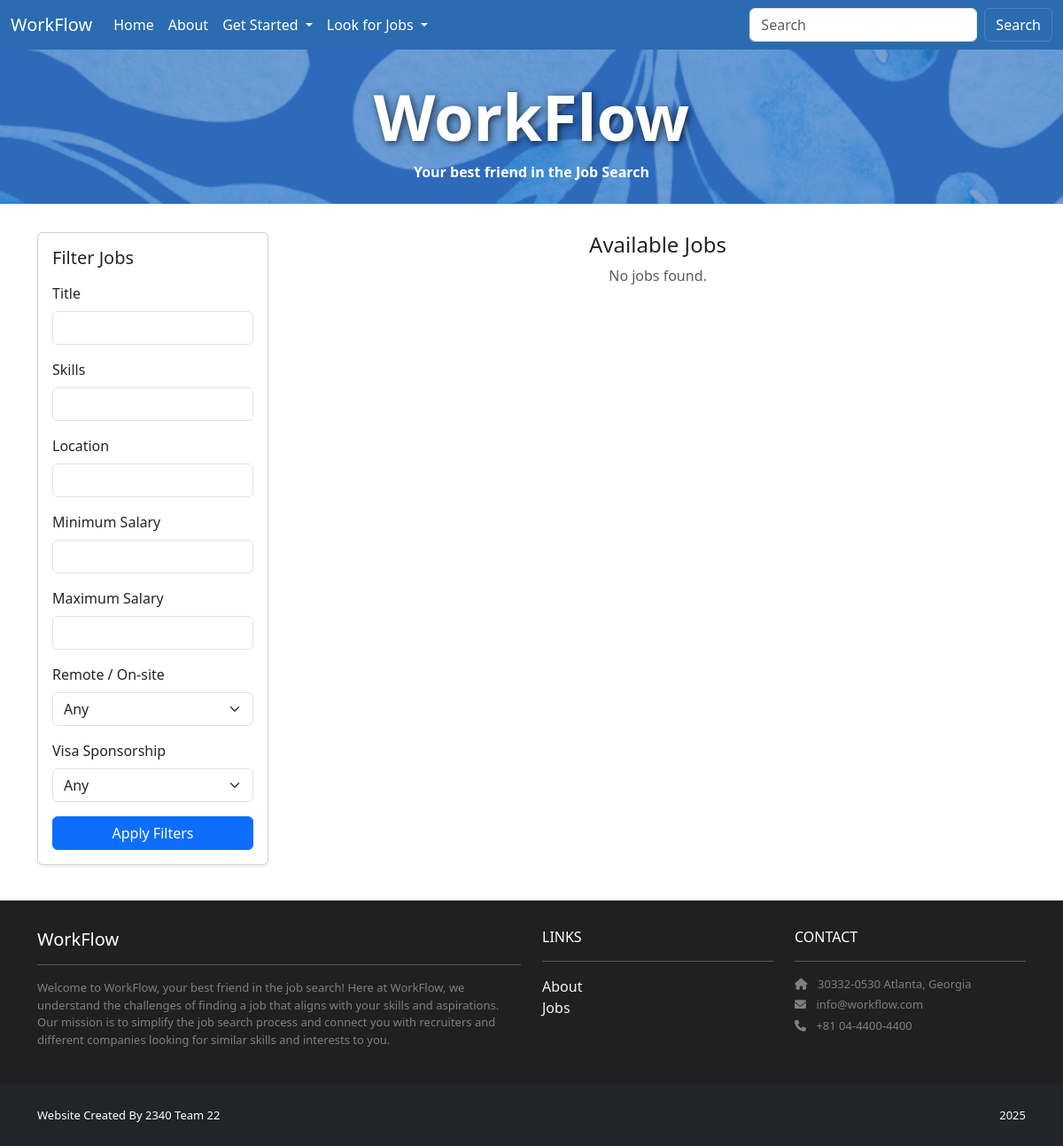
The app's page /jobs/, older data.
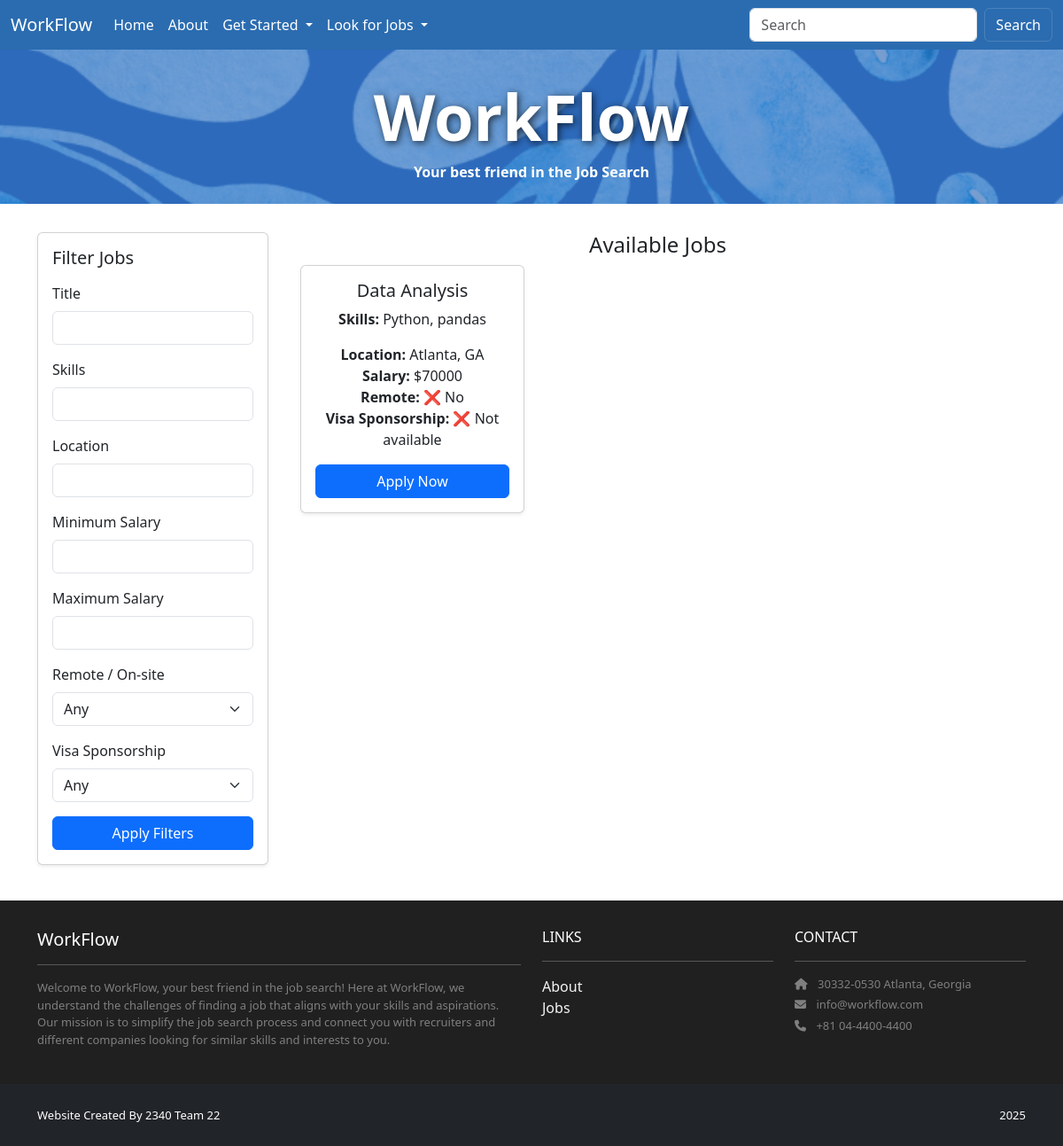
The same page, newer data.
### jobs/models.py (models this page shows, shortened)
class Job(models.Model):
    title = models.CharField(max_length=200)
    skills = models.TextField()
    location = models.CharField(max_length=300)
    salary = models.IntegerField()
    is_remote = models.BooleanField(default=False)
    visa_sponsorship = models.BooleanField(default=False)
    recruiter = models.ForeignKey(
        settings.AUTH_USER_MODEL,
        on_delete=models.CASCADE,
        related_name='jobs'
    )

### jobs/views.py (the view)
# urls.py: path('', views.available_jobs, name='jobs.index'),
def available_jobs(request):
    template_data = {}
    template_data['title'] = 'Available Jobs'
    template_data['jobs'] = Job.objects.all()
    return render(request, 'jobs/index.html', {'template_data': template_data})

### jobs/templates/jobs/index.html
{% extends 'base.html' %}
{% block content %}
<header class="masthead bg-index text-center py-4">
  <div class="container d-flex align-items-center flex-column pt-2">
    <h2>WorkFlow</h2>
    <p>Your best friend in the Job Search</p>
  </div>
</header>
<div class="p-3">
  <div class="container">
    <div class="row mt-3">
      {% include 'jobs/filter.html' %}
      <div class="col mx-auto text-center mb-3">
        <h4>Available Jobs</h4>
        {% load humanize %}
        <div class="container">
          <div class="row g-4">
            {% for job in template_data.jobs %}
              {% include 'home/job.html' with job=job %}
            {% empty %}
              <p class="text-muted">No jobs found.</p>
            {% endfor %}
          </div>
        </div>
      </div>
    </div>
  </div>
</div>
{% endblock content %}

### jobproject/templates/base.html (shortened to what this page needs)
<!DOCTYPE html>
<html>
  {% load static %}
  <head>
    <link rel="stylesheet" href="{% static 'style.css' %}">
    <link href="https://cdn.jsdelivr.net/npm/bootstrap@5.3.3/dist/css/bootstrap.min.css" rel="stylesheet">
    <link rel="stylesheet" href="https://cdnjs.cloudflare.com/ajax/libs/font-awesome/6.1.1/css/all.min.css">
  </head>
  <body>
    <nav class="navbar navbar-expand-lg bg-body-tertiary custom-lightblue">
      <div class="container-fluid">
        <a class="navbar-brand" href="{% url 'home.index' %}">WorkFlow</a>
        <div class="collapse navbar-collapse" id="navbarSupportedContent">
          <ul class="navbar-nav me-auto mb-2 mb-lg-0">
            <li class="nav-item">
              <a class="nav-link {% if request.path == '/' %}active{% endif %}" {% if request.path == '/' %}aria-current="page"{% endif %} href="{% url 'home.index' %}">Home</a>
            </li>
            <li class="nav-item">
              <a class="nav-link" href="#">About</a>
            </li>
            <li class="nav-item dropdown">
              <a class="nav-link dropdown-toggle" href="#" role="button" data-bs-toggle="dropdown" aria-expanded="false">
                Get Started
                </a>
              </li>
            <li class="nav-item dropdown">
              <a class="nav-link dropdown-toggle" href="#" role="button" data-bs-toggle="dropdown" aria-expanded="false">
                Look for Jobs
              </a>
            </li>
             </ul>
            <form class="d-flex" role="search" action="{% url 'jobs.filters' %}" method="get">
              <input class="form-control me-2" type="search" name="search" placeholder="Search" aria-label="Search">
              <button class="btn btn-outline-success" type="submit">Search</button>
            </form>
          </div>
        </div>
      </nav>
    <main class="site-content">
      <div>
        {% block content %}
        {% endblock content %}
      </div>
    </main>
      <section class="p-3 ms-footer">
        <div class="container">
          <div class="row mt-3 text-white align-items-start">
            <div class="col-12 col-md-6 col-lg-6 mb-4">
              <h5 class="mb-2">WorkFlow</h5>
              <hr />
              <p class="mb-0">
                Welcome to WorkFlow, your best friend in the job search!
                Here at WorkFlow, we understand the challenges of finding a
                job that aligns with your skills and aspirations. Our mission is to
                simplify the job search process and connect you with recruiters and
                different companies looking for similar skills and interests to you.
              </p>
            </div>
            <div class="col-6 col-md-3 col-lg-3 mb-4">
              <h6 class="mb-2">LINKS</h6>
              <hr />
              <ul class="list-unstyled mb-0">
                <li><a class="nav-link p-0 text-white" href="#">About</a></li>
                <li><a class="nav-link p-0 text-white" href="#">Jobs</a></li>
              </ul>
            </div>
            <div class="col-6 col-md-3 col-lg-3 mb-4">
              <h6 class="mb-2">CONTACT</h6>
              <hr />
              <p class="mb-1"><i class="fas fa-home me-2"></i>
                30332-0530 Atlanta, Georgia
              </p>
              <p class="mb-1"><i class="fas fa-envelope me-2"></i>
                info@workflow.com
              </p>
              <p class="mb-0"><i class="fas fa-phone me-2"></i>
                +81 04-4400-4400
              </p>
            </div>
          </div>
        </div>
      </section>
    <section class="p-3 ms-footer-bottom bg-dark">
      <div class="container">
        <div class="row align-items-center">
          <div class="col-12 col-md-6 text-white text-start mb-2 mb-md-0">
            <span>Website Created By
              <a class="text-white" target="_blank">2340 Team 22</a>
            </span>
          </div>
          <div class="col-12 col-md-6 text-white text-md-end text-start">
            <span>2025</span>
          </div>
        </div>
      </div>
    </section>
  </body>
</html>

### jobs/templates/jobs/filter.html (shortened to what this page needs)
<div class="col-md-3">
    <div class="card shadow-sm mb-4">
    <div class="card-body">
        <h5 class="card-title mb-3">Filter Jobs</h5>
        <form method="get" action="{% url 'jobs.filters' %}">
        <div class="mb-3">
            <label for="title" class="form-label">Title</label>
            <input type="text" class="form-control" id="title" name="title" value="{{ request.GET.title }}">
        </div>
        <div class="mb-3">
            <label for="skills" class="form-label">Skills</label>
            <input type="text" class="form-control" id="skills" name="skills" value="{{ request.GET.skills }}">
        </div>
        <div class="mb-3">
            <label for="location" class="form-label">Location</label>
            <input type="text" class="form-control" id="location" name="location" value="{{ request.GET.location }}">
        </div>
            <div class="mb-3">
                <label for="min_salary" class="form-label">Minimum Salary</label>
                <input type="number" class="form-control" id="min_salary" name="min_salary" value="{{ request.GET.min_salary }}">
            </div>
            <div class="mb-3">
                <label for="max_salary" class="form-label">Maximum Salary</label>
                <input type="number" class="form-control" id="max_salary" name="max_salary" value="{{ request.GET.max_salary }}">
            </div>
        <div class="mb-3">
            <label class="form-label">Remote / On-site</label>
            <select class="form-select" name="remote">
            <option value="">Any</option>
            </select>
        </div>
        <div class="mb-3">
            <label class="form-label">Visa Sponsorship</label>
            <select class="form-select" name="visa">
            <option value="">Any</option>
            </select>
        </div>
        <button type="submit"  class="btn btn-primary w-100">Apply Filters</button>
        </form>
    </div>
    </div>
</div>

### home/templates/home/job.html
<div class="col-md-6 col-lg-4">
  <div class="card h-100 shadow-sm">
    <div class="card-body">
      <h5 class="card-title">{{ job.title }}</h5>
      <p class="card-text">
        <strong>Skills:</strong> {{ job.skills|linebreaksbr }}
      </p>
      <ul class="list-unstyled mb-3">
        <li><strong>Location:</strong> {{ job.location }}</li>
        <li><strong>Salary:</strong> ${{ job.salary }}</li>
        <li>
          <strong>Remote:</strong>
          {% if job.is_remote %} ✅ Yes {% else %} ❌ No {% endif %}
        </li>
        <li>
          <strong>Visa Sponsorship:</strong>
          {% if job.visa_sponsorship %} ✅ Available {% else %} ❌ Not available {% endif %}
        </li>
      </ul>
        {% if user.is_authenticated %}
            <a href="{% url 'apply_to_job' job.id %}" class="btn btn-primary mt-auto w-100">Apply Now</a>
        {% else %}
              <a href="{% url 'accounts.login' %}?next={% url 'apply_to_job' job.id %}" class="btn btn-primary mt-auto w-100"> Apply Now</a>
        {% endif %}
    </div>
  </div>
</div>

### jobproject/static/style.css (style rules this page uses)
.bg-index { background: url("/static/img/homeBackground.png") no-repeat center center fixed; background-size: cover; }
.masthead h2 { color: #fff !important; font-size: 4.5rem; font-weight: 800; text-shadow: 2px 2px 8px rgba(0,0,0,0.7); }
.masthead p { color: #fff !important; font-weight: 600; margin-bottom: 0; }
.navbar.custom-lightblue, .navbar.custom-lightblue .container-fluid { background-color: #2b6cb0; }
.navbar.custom-lightblue { background-color: #2b6cb0 !important; }
.navbar.custom-lightblue .navbar-brand, .navbar.custom-lightblue .nav-link, .navbar.custom-lightblue .navbar-toggler { color: #ffffff; }
.navbar.custom-lightblue .btn { border-color: rgba(255,255,255,0.15); color: #fff; }
.ms-footer { background-color: #202020; }
.ms-footer p { color: #7F7F7F; font-size: 13px; }
.ms-footer-bottom span { font-size: 13px; line-height: 38px; }
.ms-footer-bottom a { color: #6ab43e; text-decoration: none; }
.ms-footer .nav-link, .ms-footer a, .ms-footer h5, .ms-footer h6 { color: #ffffff; }
.ms-footer .nav-link.p-0 { opacity: 0.95; }
.ms-footer .mb-0 { margin-bottom: 0 !important; }

### jobproject/templates/base.html (style rules this page uses)
html, body { height: 100%; }
body { display: flex; flex-direction: column; min-height: 100vh; }
main.site-content { flex: 1 0 auto; }

Row changes from the older to the newer data that the page shows:
added Job: title "Data Analysis", skills "Python, pandas", location "Atlanta, GA", salary "70000", is_remote "❌ No", visa_sponsorship "❌ Not available"
Text that changed along with them:
text no longer shown: "No jobs found."
